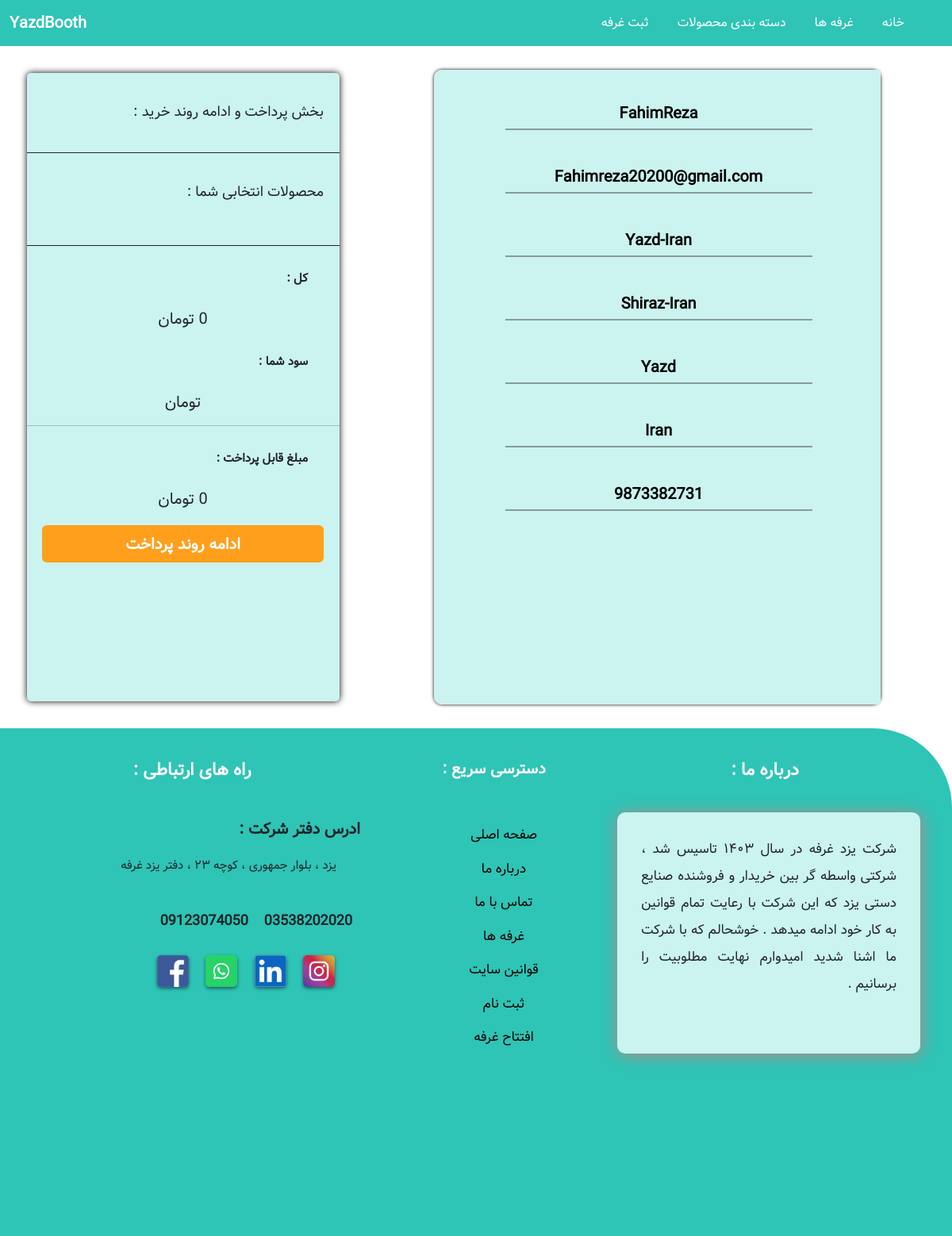
Screenshot of /Payment/checkout/ (signed in) with the database file from the repository.
### Payment/models.py (models this page shows, shortened)
class ShippingAddress(models.Model):
    user = models.ForeignKey(User, on_delete=models.CASCADE)
    shipping_full_name = models.CharField(max_length=100)
    shipping_email = models.CharField(max_length=255)
    shipping_address1 = models.CharField(max_length=255)
    shipping_address2 = models.CharField(max_length=255 , null=True , blank=True)
    shipping_city = models.CharField(max_length=255)
    shipping_country = models.CharField(max_length=255)
    shipping_state = models.CharField(max_length=255 , null=True , blank=True)
    shipping_zipcode = models.CharField(max_length=255 , null=True , blank=True)
    class Mata:
        verbose_name_plural = 'Shipping Address bos'

### Payment/views.py (the view)
# urls.py: path('checkout/', views.CheckOut_Order, name='CheckOut_Order'),
def CheckOut_Order(request):
    cart = Cart(request)
    product = cart.get_prods
    quants = cart.get_quants
    total = cart.get_total
    if request.user.is_authenticated:
        current_user=ShippingAddress.objects.get(user_id=request.user.id)
        shipping_form = ShippingForm(request.POST or None , instance=current_user)
        return render(request=request,template_name='Checkout_Order.html' ,context={'products':product , 'quants':quants , 'total':total , 'shipping_form':shipping_form})
    else:
        shipping_form = ShippingForm(request.POST or None)
        return render(request=request,template_name='Checkout_Order.html' ,context={'products':product , 'quants':quants , 'total':total , 'shipping_form':shipping_form})

### Cart/cart.py (called while the page is built)
    def get_prods(self):
        product_ids = self.cart.keys()
        product = Product.objects.filter(id__in=product_ids).all()
        return product

    def get_total(self):
        product_ids = self.cart.keys()
        products = Product.objects.filter(id__in=product_ids).all()
        quants = self.cart
        total = 0
        for key , value in quants.items():
            key = int(key)
            for product in products:
                if product.id == key:
                    total = total + (int(product.price) * int(value))
        return total

### Cart/context_processors.py (called while the page is built)
def cart(request):
    return {'cart': Cart(request)}

### Payment/templates/Checkout_Order.html (shortened to what this page needs)
{% extends 'base.html' %}
{% load static %}
{% load humanize %}
{% block content %}
<div class="Shipping-Cart">
            <div class="Register" style="height: 50rem; width: 50%;margin-right: 5rem">
            <div class="Register-left" style="width: 100%;">
                <div class="inputs" style="height: auto; margin: 1rem auto;" >
                    {% for item in shipping_form %}
                        {{ item }}
                    {% endfor %}
                </div>
            </div>
    </div>
        <div class="SideBar" style="float: left;">
            <h2>بخش پرداخت و ادامه روند خرید :</h2>
            <hr style="opacity: 1;"/>
            <h2>محصولات انتخابی شما :</h2>
            <hr style="opacity: 1;"/>
            <h4> کل‌ :</h4>
                <h5><span class="total">{{ total|intcomma }}</span> تومان</h5>
            <h4>سود شما :</h4><h5> تومان</h5>
            <hr/>
            <h4>مبلغ قابل پرداخت :</h4><h5><span class="Col-Pardakht"></span> تومان</h5>
            <a href="{% url 'CheckOut_Order' %}" class="btn btn-dark">ادامه روند پرداخت</a>
        </div>
    </div>
{% endblock %}

### static/css/style.css (style rules this page uses)
* { margin: 0; padding: 0; box-sizing: border-box; font-family: 'vazir' , sans-serif; }
.Register { width: 80%; height: 40rem; background-color:#ffffff; margin: 20px 6rem; box-shadow: 0px 0px 4px black; border-radius: 10px; }
.Register-left { float: left; background-color: #cbf3f0; width: 60%; height: 100%; border-radius: 10px 0 0px 10px; }
.Register-left .inputs { width: 80%; margin: 5px 3.5rem 5rem 0; padding: 10px; height: 30rem; }
.Register-left .inputs input { width: 90%; height: 40px; margin: 10px 20px 30px 0; font-size: 20px; outline: none; background: none; border: none; border-bottom: 2px #1108085e solid; font-weight: bold; text-align: center; }
.Shipping-Cart { width: 100%; height: auto; padding: 10px; display: flex; }
.SideBar { width: 35%; background-color: #CBF3F0; height: auto; margin: 1% 2%; border-radius: 5px; box-shadow: 0px 0px 8px black; padding-bottom: 1rem; }
.SideBar h2 { font-size: 25px; font-weight: 500; margin: 3% 3%; }
.SideBar h4 { font-size: 25px; font-weight: 600; margin: 5% 10%; }
.SideBar a { width: 90%; height: 6%; margin: 5% 5%; background-color: #FF9F1C; color: #ffffff; border: none; font-size: 20px; font-weight: bold; padding-top: 10px; }
.SideBar h5 { text-align: center; font-size: 20px; font-weight: 500; margin: 0 auto; }

### static/css/responsive.css (style rules this page uses)
@media only screen and (max-width:1800px) { .SideBar { margin: 0% 2%; margin: 2.5% 2%; } }
@media only screen and (max-width:1800px) { .SideBar h2 { font-size: 13px; font-weight: 500; margin: 10% 5%; } }
@media only screen and (max-width:1800px) { .SideBar h4 { font-size: 15px; font-weight: 600; margin: 20% 10%; } }
@media only screen and (min-width:1024px) { .SideBar h2 { font-size: 18px; } }
@media only screen and (min-width:1024px) { .SideBar h4 { margin: 8% 10%; } }
@media only screen and (min-width:1024px) { .SideBar { margin: 2% 2%; } }

### rows the page displays
ShippingAddress: shipping_form "FahimReza" "Fahimreza20200@gmail.com" "Yazd-Iran" "Shiraz-Iran" "Yazd" "Iran" "9873382731"

### other values shown
{{ total|intcomma }} "0"
